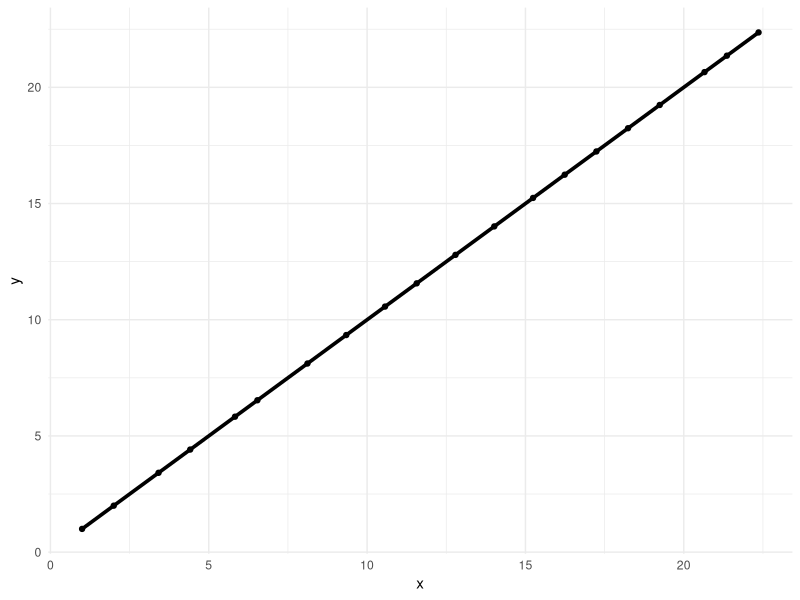

Recreate this plot in R. (Note: this script raises an error after producing the figure.)
# Get fractal statistics from a random walk.

library(tidyverse)

# Set seed.

set.seed(0112358)

# Set path.

dat = 
  tibble(step = seq(1, 20),
         x = c(1, rep(NA, 19)),
         y = c(1, rep(NA, 19)),
         length = c(0, sample(1:5, 19, replace = TRUE)),
         length_x = (length / 2) ^ (1 / 2), # Let x = y for all lengths.
         length_y = length_x,
         angle = c(0, rep(45, 19)))

for(i in 2:20){dat$x[i] = dat$x[i - 1] + dat$length_x[i]}
for(i in 2:20){dat$y[i] = dat$y[i - 1] + dat$length_y[i]}

# Plot.

vis = 
  dat %>% 
  ggplot() + 
  geom_line(aes(x = x,
                y = y),
            linewidth = 1.25) +
  geom_point(aes(x = x,
                 y = y)) +
  theme_minimal()

ggsave("out/vis_walk.png",
       vis,
       dpi = 300,
       width = 3.25,
       height = 3.25)

write_csv(dat, "out/dat_walk.csv")

# Plot a histogram.

vis_histogram = 
  dat %>% 
  group_by(length) %>% 
  summarize(count = n()) %>% 
  ungroup %>% 
  arrange(length) %>% 
  mutate(length = length %>% factor) %>% 
  ggplot() +
  geom_col(aes(x = length,
               y = count)) +
  labs(x = "Length", y = "Count") +
  theme_minimal()

ggsave("out/vis_walk_histogram.png",
       vis_histogram,
       dpi = 300,
       width = 3.25,
       height = 3.25)
